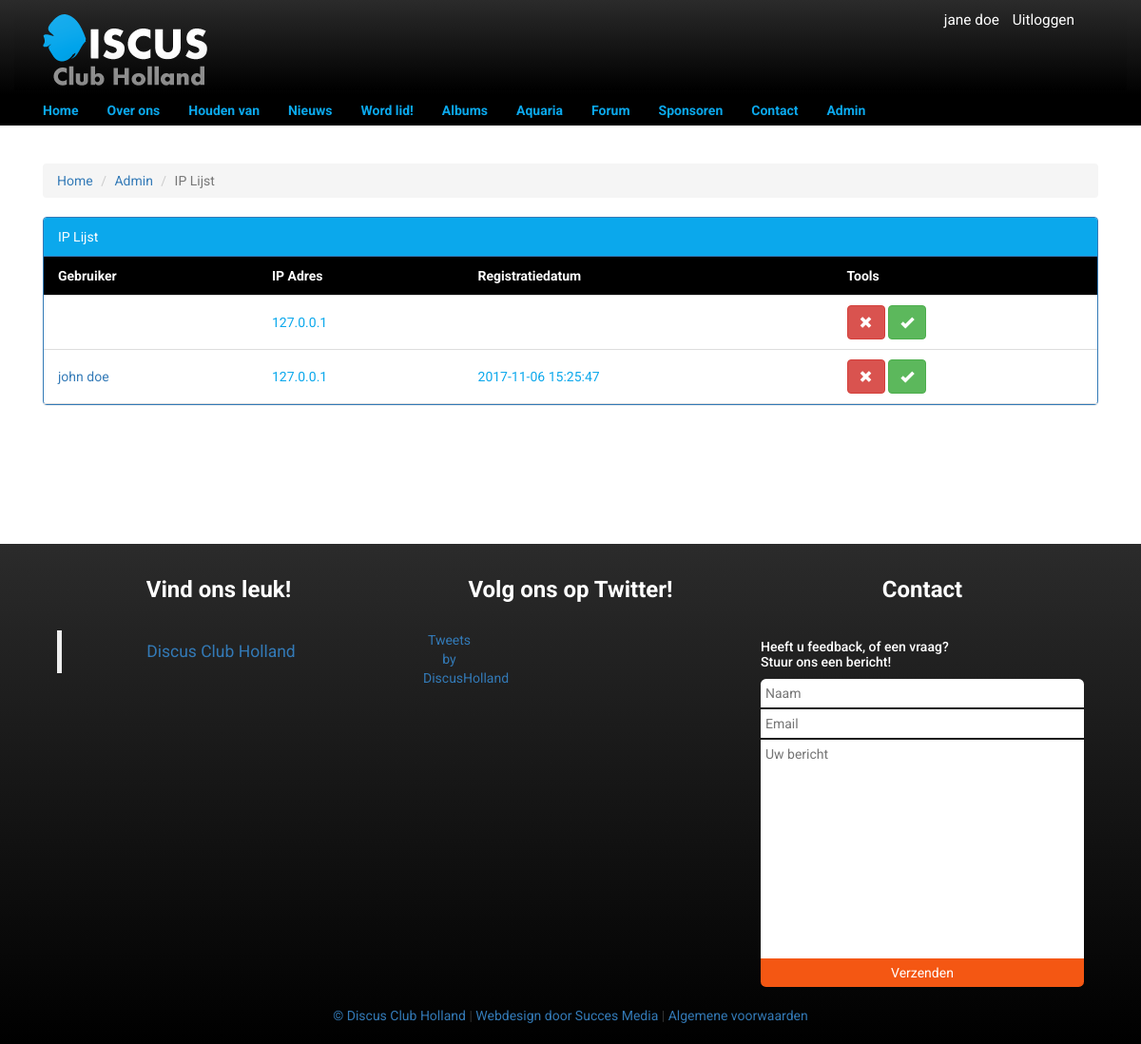
Page /pages/admin/ip-list.php (signed in) on the committed database.
### tables this page shows
CREATE TABLE IF NOT EXISTS `ip` (
  `id` INT NOT NULL AUTO_INCREMENT,
  `ip_address` VARCHAR(15) NOT NULL,
  `blocked` TINYINT(1) NOT NULL DEFAULT 0,
  `user_id` INT NULL,
  `created_at` TIMESTAMP NOT NULL DEFAULT CURRENT_TIMESTAMP,
  PRIMARY KEY (`id`),
  INDEX `fk_ip_user1_idx` (`user_id` ASC),
  CONSTRAINT `fk_ip_user1`
    FOREIGN KEY (`user_id`)
    REFERENCES `user` (`id`)
    ON DELETE NO ACTION
    ON UPDATE NO ACTION);

CREATE TABLE IF NOT EXISTS `user` (
  `id` INT NOT NULL AUTO_INCREMENT,
  `email` VARCHAR(256) NOT NULL,
  `first_name` VARCHAR(256) NOT NULL,
  `last_name` VARCHAR(256) NOT NULL,
  `username` VARCHAR(100) NOT NULL,
  `password` VARCHAR(256) NOT NULL,
  `role_id` INT NOT NULL DEFAULT 2,
  `created_at` TIMESTAMP NULL DEFAULT NULL,
  `last_changed` TIMESTAMP NOT NULL DEFAULT CURRENT_TIMESTAMP ON UPDATE CURRENT_TIMESTAMP,
  `signature` TEXT NULL,
  `birthdate` DATE NULL,
  `city` VARCHAR(256) NULL,
  `profile_img` INT NOT NULL DEFAULT 1,
  `news` TINYINT(1) NOT NULL DEFAULT 0,
  `messenger_img` INT NOT NULL DEFAULT 17,
  `deleted_at` TIMESTAMP NULL,
  `address` VARCHAR(256) NULL,
  `postal_code` VARCHAR(6) NULL,
  `phone` VARCHAR(15) NULL,
  `iban` VARCHAR(20) NULL,
  `house_number` INT(5) NULL,
  PRIMARY KEY (`id`),
  INDEX `fk_user_role1_idx` (`role_id` ASC),
  UNIQUE INDEX `username_UNIQUE` (`username` ASC),
  INDEX `fk_user_image1_idx` (`profile_img` ASC),
  INDEX `fk_user_image2_idx` (`messenger_img` ASC),
  CONSTRAINT `fk_user_role1`
    FOREIGN KEY (`role_id`)
    REFERENCES `role` (`id`)
    ON DELETE NO ACTION
    ON UPDATE NO ACTION,
  CONSTRAINT `fk_user_image1`
    FOREIGN KEY (`profile_img`)
    REFERENCES `image` (`id`)
    ON DELETE NO ACTION
    ON UPDATE NO ACTION,
  CONSTRAINT `fk_user_image2`
    FOREIGN KEY (`messenger_img`)
    REFERENCES `image` (`id`)
    ON DELETE NO ACTION
    ON UPDATE NO ACTION);

### pages/admin/ip-list.php (the view, shortened to what this page needs)
<?php
require_once("../../includes/tools/security.php");
$page = isset($_GET['pagina']) ? $_GET['pagina'] : 1;
$perPage = 20;
?>
<!DOCTYPE html>
<html lang="en">
<head>
    <link rel="stylesheet" href="/css/style.css">
    <link rel="stylesheet" href="/css/nieuws.css">
    <link rel="stylesheet" href="https://maxcdn.bootstrapcdn.com/bootstrap/3.3.7/css/bootstrap.min.css">
</head>
<body>
    <?php
        require_once("../../includes/components/nav.php");
    ?>
<br><br>
    <div class="container main">
        <div class="row columns">
            <div class="col-md-12">
                <div class="">
                <ol class="breadcrumb">
                    <li><a href="/">Home</a></li>
                    <li><a href="/admin">Admin</a></li>
                    <li class="active">IP Lijst</li>
                </ol>
            </div>
                <div class="panel panel-primary ">
                    <div class="panel-heading border-colors">IP Lijst</div>
                    <div class="panel-body padding-padding table-responsive">
                        <table>
                            <tr>
                                <th>Gebruiker</th>
                                <th>IP Adres</th>
                                <th>Registratiedatum</th>
                                <th>Tools</th>
                            </tr>
                            <?php
                                $a = $page * $perPage - $perPage;
                                $sql = "SELECT *, ip.id, user.id as user_id, user.created_at as user_created_at FROM ip LEFT JOIN user ON ip.user_id = user.id LIMIT {$perPage} OFFSET {$a}";
                                $result = $dbc->prepare($sql);
                                $result->execute();
                                $rows = $result->fetchAll(PDO::FETCH_ASSOC);
                            ?>
                            <?php
                            foreach ($rows as $ip) :
                                ?>
                                <tr>
                                    <td><a href="/user/<?php echo $ip["user_id"]; ?>"><?php
                                     echo $ip['first_name'] . " " . $ip['last_name'];
                                    ?></a></td>
                                    <td><?php
                                     echo $ip['ip_address'];
                                    ?></td>
                                    <td><?php
                                     echo isset($ip['user_created_at']) ? $ip['user_created_at'] : $ip['created_at'];
                                    ?></td>
                                    <td>
                                    <a title="Blokeer" href="/includes/tools/ipBlock?ip=<?php echo $ip["ip_address"]; ?>&blocked=1" class="btn btn-danger" name="button">
                                        <i class="glyphicon glyphicon-remove"></i>
                                    </a>
                                    <a title="Deblokeer" href="/includes/tools/ipBlock?ip=<?php echo $ip["ip_address"]; ?>&blocked=0" class="btn btn-success" name="button">
                                         <i class="glyphicon glyphicon-ok"></i>
                                    </a>
                            <?php
                            endforeach;
                            ?>
                        </table>
                    </div>
                    <div class="col-xs-12">
                    </div>
                </div>
            </div>
        </div>
    </div>
    <footer>
<?php require_once("../../includes/components/footer.php") ; ?>
    </footer>
</body>
</html>

### css/style.css (style rules this page uses)
* { font-family: 'Roboto', sans-serif; }
body { margin: 0; padding: 0; overflow-x: hidden; }
.main { min-height: 50vh; }
.row { margin-right: 0px !important; margin-left: 0px !important; }
.columns { column-count: 1; }
.glyphicon-remove:before { line-height: 20px; }
.glyphicon-ok:before { line-height: 20px; }

### css/nieuws.css (style rules this page uses)
table { font-family: arial, sans-serif; border-collapse: collapse; width: 100%; }
th { background: black; color: white !important; }
td, th { border-bottom: 1px solid #dddddd; text-align: left; color: #0ba8ec; padding: 10px 15px !important; }
.padding-padding { padding: 0 !important; }
.border-colors { background-color: #0ba8ec !important; }
.columns { column-count: 2; column-width: 600px; }

### rows in the picture
ip: ip_address "127.0.0.1"
ip: user.first_name "john", user.last_name "doe", ip_address "127.0.0.1", user.created_at "2017-11-06 15:25:47"

### other values in the picture
$name "jane doe"
